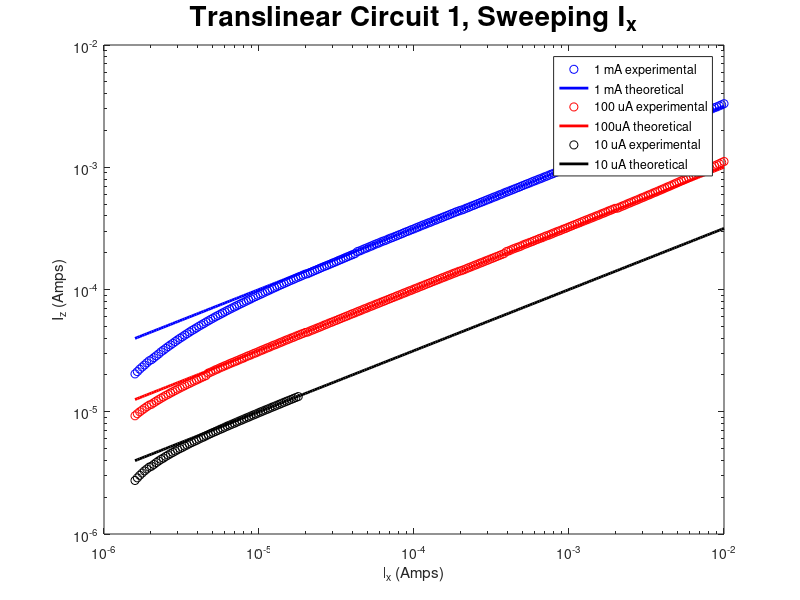

This figure's MATLAB source:
clf
%experimental
load exp2_sweepx_390OHM
loglog(I_x_src, I_z_meas,'bo')
hold on
I_z_exp = sqrt(1e-3 * I_x_src);
loglog(I_x_src, I_z_exp, 'b-','linewidth',2)

hold on

clear all
load exp2_sweepx_3pt9kOHM
loglog(I_x_src, I_z_meas,'ro')
I_z_exp = sqrt(1e-4 * I_x_src);
loglog(I_x_src, I_z_exp, 'r-','linewidth',2)

clear all
load exp2_sweepx_39kOHM
loglog(I_x_src, I_z_meas, 'ko')
I_z_exp = sqrt(1e-5 * I_x_src);
loglog(I_x_src, I_z_exp, 'k-','linewidth',2)

legend('1 mA experimental','1 mA theoretical','100 uA experimental','100uA theoretical','10 uA experimental','10 uA theoretical', 'location','best')
xlabel 'I_x (Amps)'
ylabel 'I_z (Amps)'
title('Translinear Circuit 1, Sweeping I_x', 'fontsize',20)
saveas(gcf, 'exp2_sweepx.png')